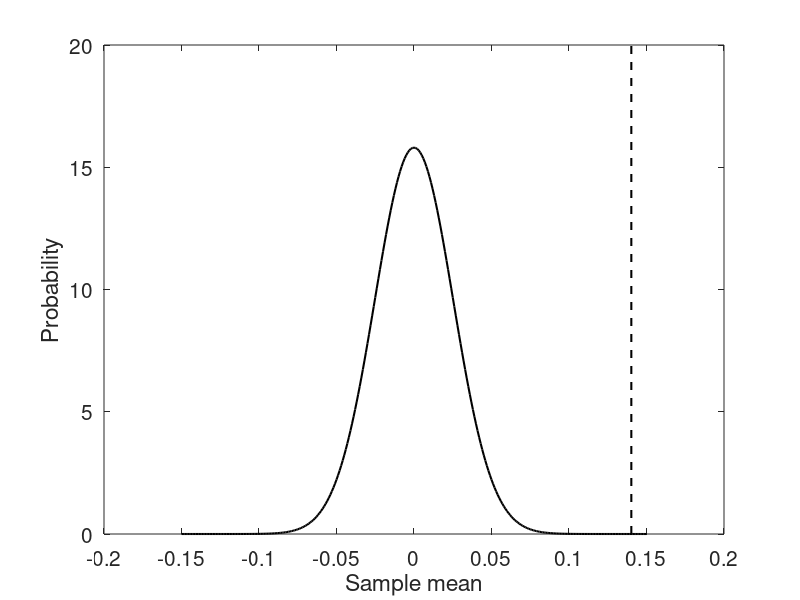
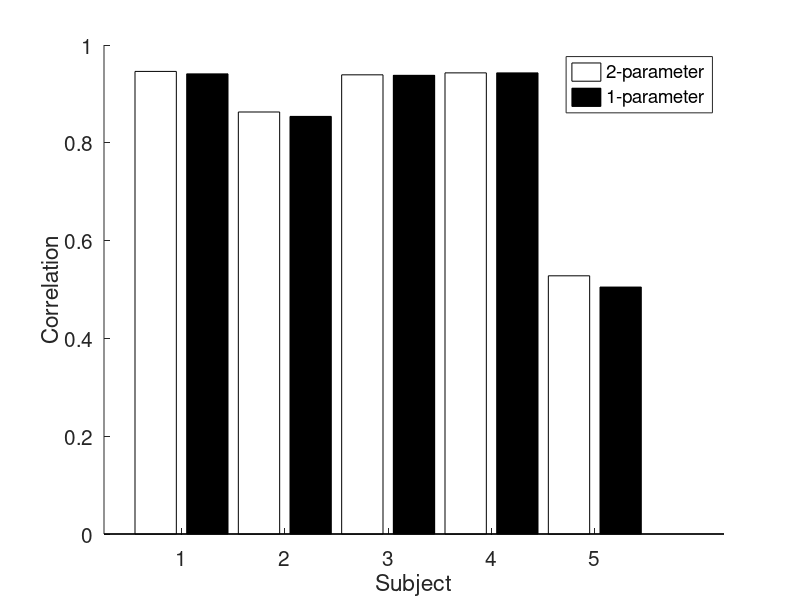
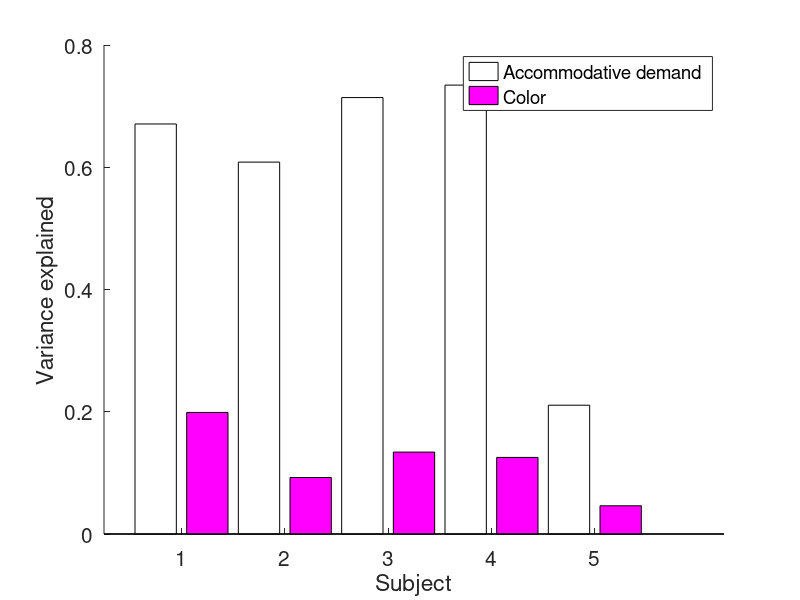
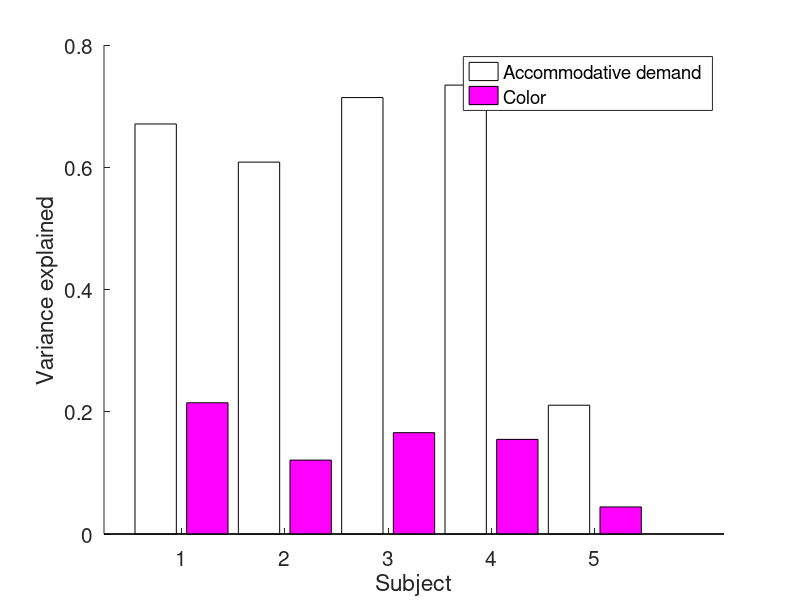

The MATLAB source for these figures, in order:
%% ACTUAL POWER ANALYSIS

addVarExplClr = [0.2147 0.1209 0.1658 0.1548 0.0443];

%% JUST CHECKING EXPRESSION FOR STD ERROR OF THE MEAN

for i = 1:10000
    smpAddVar = randsample(addVarExplClr,5,true);
    muSmpAddVar(i) = mean(smpAddVar);
end

xSupport = -0.15:0.001:0.15;
pMu = normpdf(xSupport,0,std(muSmpAddVar));

figure;
plot(xSupport,pMu,'k','LineWidth',1.5); hold on;
plot(mean(muSmpAddVar).*[1 1],ylim,'k--','LineWidth',1.5);
set(gca,'FontSize',15);
xlabel('Sample mean'); ylabel('Probability');

%% COMPARE TWO-PARAMETER VS ONE-PARAMETER COLOR MODELS

twoParamR2 = [0.946 0.863 0.939 0.943 0.528];

oneParamR2 = [0.941 0.854 0.938 0.943 0.505];

figure;
hold on;
bar([1 3 5 7 9],twoParamR2,0.4,'FaceColor','w');
bar([2 4 6 8 10],oneParamR2,0.4,'FaceColor','k');
set(gca,'FontSize',15);
xlabel('Subject'); ylabel('Correlation');
set(gca,'XTick',[1.5 3.5 5.5 7.5 9.5]);
set(gca,'XTickLabel',{'1' '2' '3' '4' '5'});
legend({'2-parameter' '1-parameter'});

%%

varColor = [0.1989 0.0924 0.1340 0.1253 0.0462];

varAccStim = [0.6708 0.6084 0.7140 0.7344 0.2107];

figure;
hold on;
bar([1 3 5 7 9],varAccStim,0.4,'FaceColor','w');
bar([2 4 6 8 10],varColor,0.4,'FaceColor','m');
set(gca,'FontSize',15);
xlabel('Subject'); ylabel('Variance explained');
set(gca,'XTick',[1.5 3.5 5.5 7.5 9.5]);
set(gca,'XTickLabel',{'1' '2' '3' '4' '5'});
legend({'Accommodative demand' 'Color'});

%%

varColor = [0.1989 0.0924 0.1340 0.1253 0.0462];

varAccStim = [0.6708 0.6084 0.7140 0.7344 0.2107];

figure;
hold on;
bar([1 3 5 7 9],varAccStim,0.4,'FaceColor','w');
bar([2 4 6 8 10],addVarExplClr,0.4,'FaceColor','m');
set(gca,'FontSize',15);
xlabel('Subject'); ylabel('Variance explained');
set(gca,'XTick',[1.5 3.5 5.5 7.5 9.5]);
set(gca,'XTickLabel',{'1' '2' '3' '4' '5'});
legend({'Accommodative demand' 'Color'});

%% COMPARE WEIGHTING MODEL AND SWITCHING MODEL

weightingModelRho = [0.946 0.863 0.939 0.943 0.528 0.971 0.853];
switchingModelRho = [0.901 0.799 0.905 0.925 0.51  0.943 0.835];


figure;
hold on;
bar([1 3 5 7 9 11 13],weightingModelRho.^2,0.4,'FaceColor','w');
bar([2 4 6 8 10 12 14],switchingModelRho.^2,0.4,'FaceColor','k');
set(gca,'FontSize',15);
xlabel('Subject'); ylabel('Variance Explained');
set(gca,'XTick',[1.5 3.5 5.5 7.5 9.5 11.5 13.5]);
set(gca,'XTickLabel',{'1' '2' '3' '4' '5' '6' '7'});
legend({'Weighting' 'Switching'});

